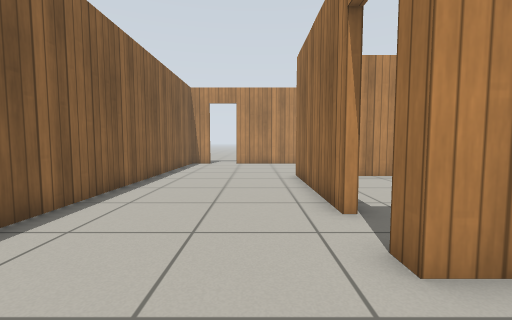
[1] (above)

19 first-person views from a walk through a world built for the Gazebo simulator. The camera is 0.72 m above the floor, tilts 4° down and sees 90° across. The floor is counted in squares, 0.5 m on a side. Each view is taken from the middle of a square. On the plan, view 1 faces up. The plan holds only what a view shows up to about 13 squares ahead; the rest is blank. Gazebo's built-in surfaces are drawn with simple patterns.

[2]
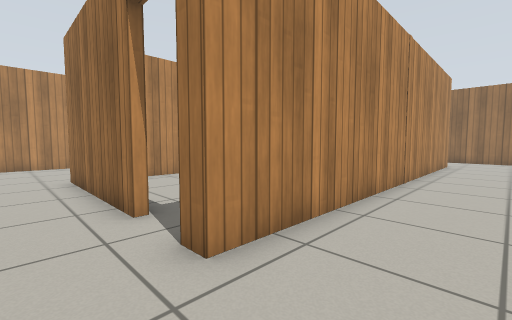

[3]
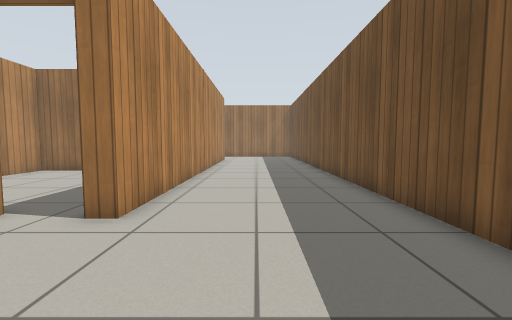

[4]
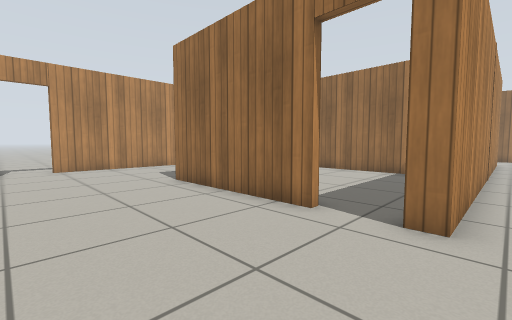

[5]
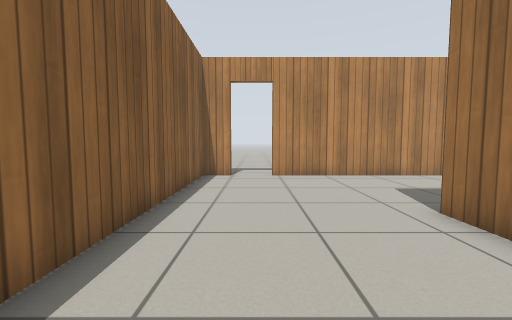

[6]
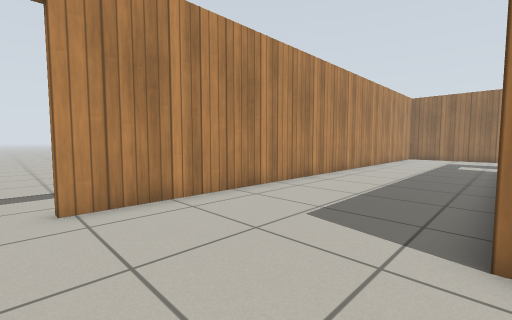

[7]
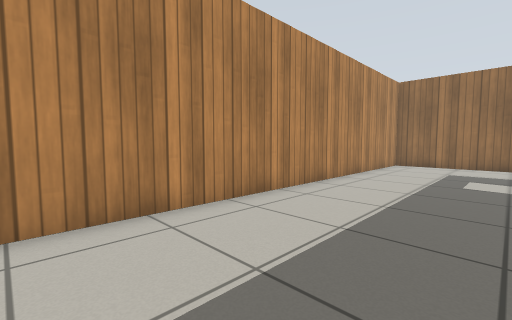

[8]
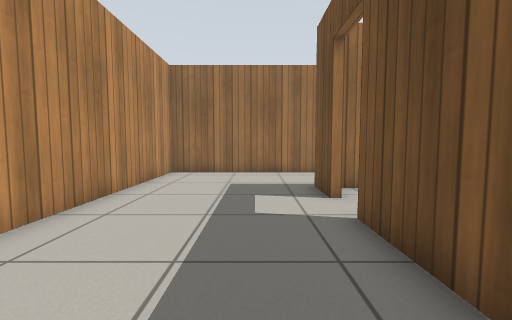

[9]
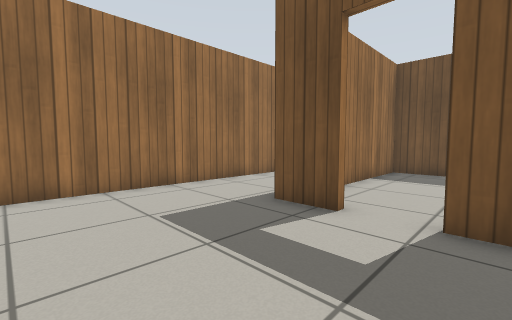

[10]
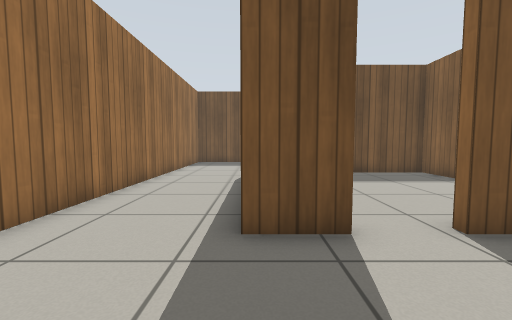

[11]
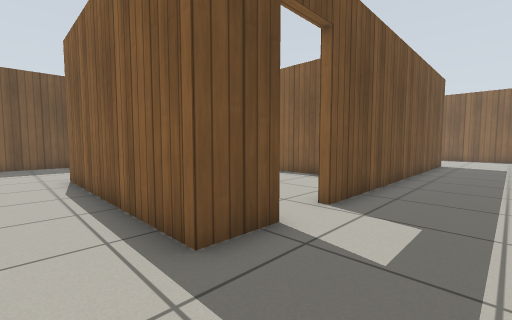

[12]
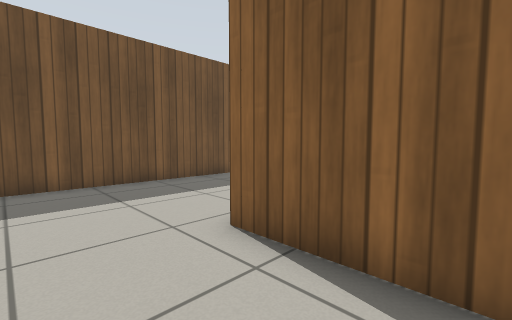

[13]
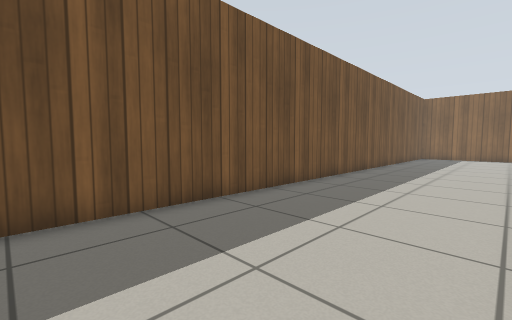

[14]
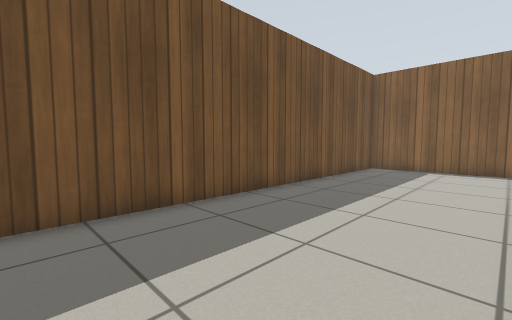

[15]
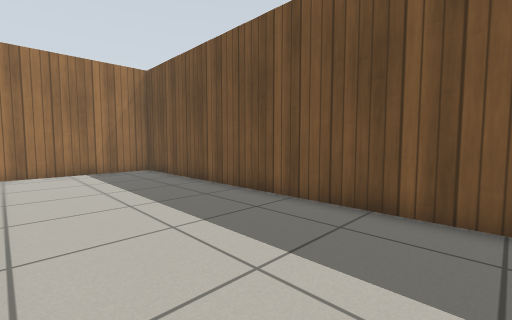

[16]
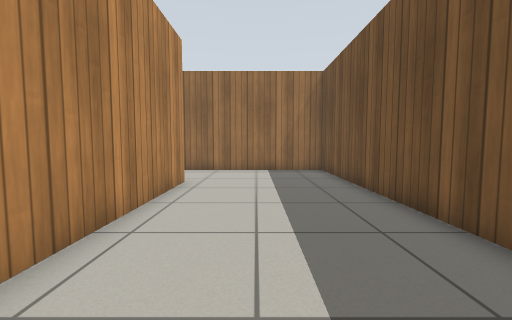

[17]
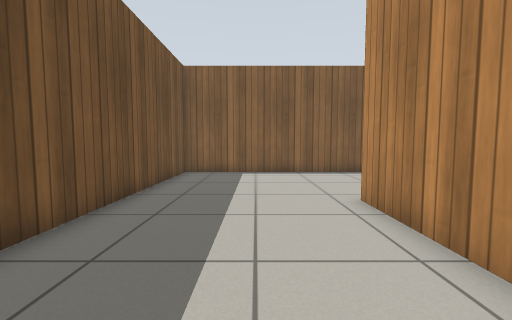

[18]
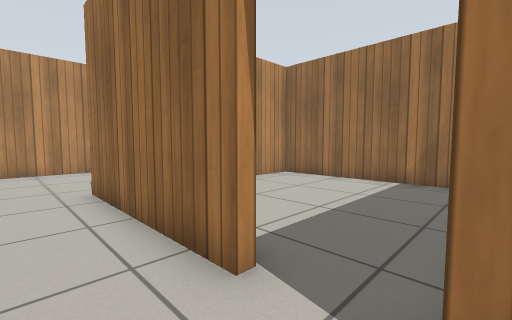

[19]
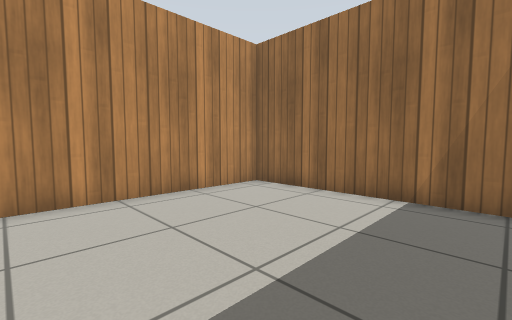

### Floor plan
Points are (right, up) in squares from view 1. A wall is a line through its corners. A room is listed if a view was taken in it or the views show most of it. See-through windows are left out.
Room 1 (views 1, 2, 3, 4, 5, 6, 7, 8, 9, 10, 11, 12, 13, 14, 15, 16, 17, 18)
walls: (4.3, 11.1) (14.8, 11.1); (16.5, 11.1) (18.2, 11.1) (18.2, 2.6) (1.7, 2.6) (1.7, 3.3); (1.7, 5) (1.7, 11.1); (-3, 17) (-4.3, 17) (-4.3, -3.4) (22.1, -3.4) (22.1, 17) (-1.4, 17)
ways out: open door at (2, 4.5) to room 2; open door at (15.5, 11) to room 3; open door at (-2.5, 17)
Room 2 (view 19)
walls: (9.8, 3.9) (9.8, 10.8) (2.9, 10.8)
ways out: open door at (2, 4.5) to room 1
Room 3 (no view inside)
walls: (10.1, 8.1) (10.1, 2.9) (13.4, 2.9); (15.9, 2.9) (17.9, 2.9) (17.9, 7.9); (17.9, 9.8) (17.9, 10.4)
ways out: open door at (15.5, 11) to room 1

Where each view was taken, in squares from view 1:
view 1: 0 up, 0 right, facing up
view 2: 0 up, 0 right, facing up-right
view 3: 0 up, 3 left, facing right
view 4: 2 up, 3 left, facing up-right
view 5: 6 up, 2 left, facing up
view 6: 11 up, 2 left, facing up-right
view 7: 12 up, 5 right, facing up-right
view 8: 13 up, 10 right, facing right
view 9: 16 up, 14 right, facing down-right
view 10: 15 up, 18 right, facing down
view 11: 14 up, 20 right, facing down-left
view 12: 6 up, 21 right, facing down-left
view 13: 2 up, 21 right, facing down-left
view 14: 2 up, 10 right, facing down-left
view 15: 2 up, 9 right, facing down-right
view 16: 0 up, 9 right, facing right
view 17: 0 up, 8 right, facing left
view 18: 3 up, 0 right, facing up-right
view 19: 4 up, 3 right, facing up-right
